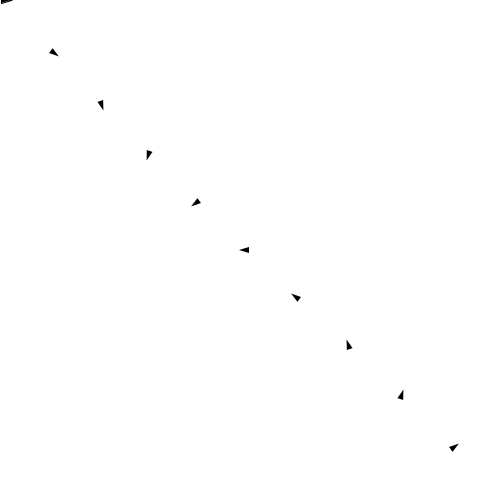
Frame 1 (no input)
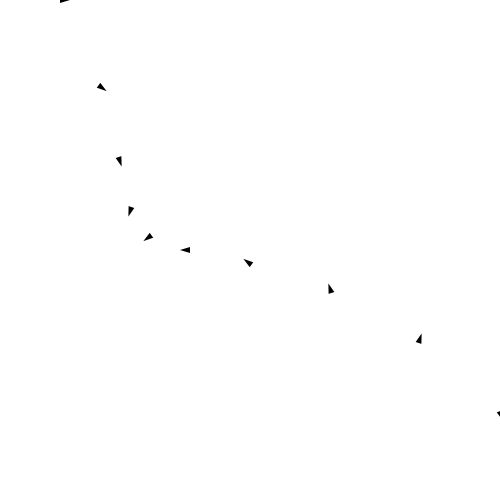
Frame 60 (the mouse pressed at the canvas centre just before this capture)
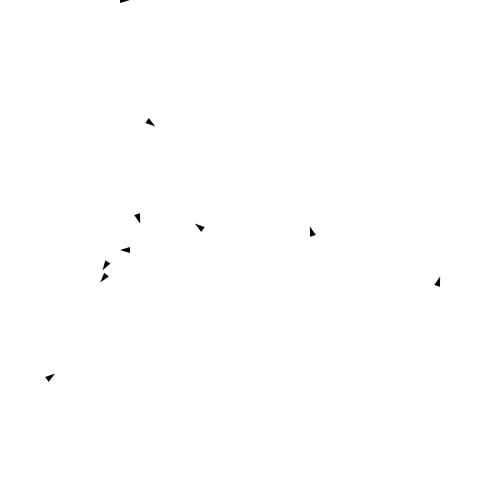
Frame 120 (the mouse held since frame 60 and released just before this capture)

The Processing sketch that drew these frames (run headless with seeded random() and noise(); from frame 60 on, the mouse is pressed at the canvas centre):

// Processing sketch: boids
// ── boids.pde
//TODO
/*
  Avoid collision
*/

int numBoids=10;
float neighbourhoodDistance=20;
PVector[] position=new PVector[numBoids];
float[] iDirection=new float[numBoids];
float[] curDirection=new float[numBoids];
boolean[] isBoidColliding=new boolean[numBoids];
boid[] boids=new boid[numBoids];

float[][] distanceMatrix=new float[numBoids][numBoids];
short[][] neighbourhoodMatrix=new short[numBoids][numBoids];
float[] flockDirection=new float[numBoids];
float[] collisionAvoidanceDirection=new float[numBoids];

void setup(){
  size(500,500);
  background(255);
  for(int i=0;i<numBoids;i++){
    position[i]=new PVector(i*width/numBoids,i*height/numBoids);
    //position[0]=new PVector(0,0.5*height);
    //position[1]=new PVector(width,0.5*height);
    iDirection[i]=i*2*PI/numBoids;
    curDirection[i]=iDirection[i];
    boids[i]=new boid(position[i],iDirection[i]);
    isBoidColliding[i]=false;
  }
  
};

  void draw(){
  background(255);   //<>//
  for(int i=0;i<numBoids;i++){
    for(int j=0;j<numBoids;j++){
      
      if(j<i){
        distanceMatrix[i][j]=distanceMatrix[j][i];
        neighbourhoodMatrix[i][j]=neighbourhoodMatrix[j][i];
      }
      else{
        distanceMatrix[i][j]=distance(boids[i].getPosition(),boids[j].getPosition());
        if(distanceMatrix[i][j]<neighbourhoodDistance){
          neighbourhoodMatrix[i][j]=1;
        }
        else{
          neighbourhoodMatrix[i][j]=0;
        }
      }
      
    }
  }
  
  //direction based on the neighbours
  for(int i=0;i<numBoids;i++){
    float dir=0;
    for(int ii=0;ii<numBoids;ii++){
      dir+=boids[ii].getDirection()*neighbourhoodMatrix[i][ii];
    }
    
    int numNeighbours=0;
    for(int ii=0;ii<numBoids;ii++){
      numNeighbours+=neighbourhoodMatrix[i][ii];
    }
    dir/=numNeighbours;
    flockDirection[i]=dir;
  }
  
  //direction to avoid collision
  
  for(int i=0;i<numBoids;i++){
    boids[i].setDirection(flockDirection[i]);
    boids[i].move();
    if(isBoidColliding[i]){
      //boids[i].setFillColor(color(255,0,0));    
      isBoidColliding[i]=false;
    }
    else{
      //boids[i].setFillColor(color(0,0,0));    
    }
    boids[i].show();
  }
 };

float vectorDirection(PVector p1,PVector p2){
  return atan2(p1.y-p2.y,p1.x-p2.x);
}
float distance(PVector p1,PVector p2){
  return sqrt(pow(p1.y-p2.y,2)+pow(p1.x-p2.x,2));
}
// ── boidClass.pde
class boid{  
private  
  float bWidth=6,bLength=10;
  PVector[] vertices=new PVector[3];
  PShape skeleton=new PShape();
  color boidColor=color(0,0,0);
  float targetDirection=0;
public
  PVector position=new PVector(0,0);  
  float direction=0;; // in radians

  boid(){}
  boid(PVector pos,float dir){
    position=pos;
    direction=dir;
    targetDirection=dir;
  }
  
  void setPosition(PVector pos){
    position.x=pos.x;
    position.y=pos.y;
   // position=pos;
  }
  void move(){
    direction+=0.05*(targetDirection-direction);
    
    PVector prevPosition=position;
    position.x=prevPosition.x+cos(direction); 
    position.y=prevPosition.y+sin(direction);
    
    if(position.x > width) position.x=0;
    if(position.x < 0) position.x=width;

    if(position.y > height) position.y=0;
    if(position.y < 0) position.y=height;
    
  }
  void setDirection(float dir){
    //println("Prev dir "+ direction);
    //direction=dir;
    targetDirection=dir;
    //println("new Dire "+ dir);
  }
  PVector getPosition(){
    return position;
  }
  float getDirection(){
    return direction;
  }
  float getHLength(){
    return abs(bWidth*cos(0.5*PI - direction)) + abs(bLength*cos(direction));
  }
  float getVLength(){
    return abs(bWidth*sin(0.5*PI - direction)) + abs(bLength*sin(direction));
  }
  PVector getCenter(){
    int numVertices=vertices.length; //<>//
    float x=bLength/numVertices;
    float y=0;
    x+=position.x;
    y+=position.y;
    return new PVector(x,y);
  }
 //<>//
  boolean isColliding(boid b){
    PVector boid1Center=getCenter(); //<>//
    PVector boid2Center=b.getCenter();
    float distBetweenBoids=sqrt(pow(boid1Center.x-boid2Center.x,2)+pow(boid1Center.y-boid2Center.y,2));
    //println(boid1Center.x+","+boid2Center.x + ": "+boid1Center.y+","+boid2Center.y); //<>//

    //if(distBetweenBoids < 20){
    //  setFillColor(color(255,0,0));
    //  b.setFillColor(color(255,0,0));
    //}
    //else{
    //  setFillColor(color(0,0,0));
    //  b.setFillColor(color(0,0,0));
    //}
    
    if(distBetweenBoids < 50){
      return true;
    }
    else{
      return false;
    }
    
    
    //if(abs(position.x-b.position.x) < 0.5*(getHLength()+b.getHLength() + 50) &&
    //  abs(position.y-b.position.y) < 0.5*(getVLength() + b.getVLength()) + 50){
    //  return true;
    //}
    
  }
  void setFillColor(color c){
    boidColor=c;
    show();
  }
  void show(){
    vertices[0]=new PVector(0,bWidth*0.5);
    vertices[1]=new PVector(0,-bWidth*0.5);
    vertices[2]=new PVector(bLength,0);

    pushMatrix();
    translate(position.x,position.y);
    rotate(direction);
     //<>//
    skeleton=createShape(TRIANGLE,vertices[0].x,vertices[0].y,vertices[1].x,vertices[1].y,vertices[2].x,vertices[2].y);
    skeleton.setFill(boidColor);
    noStroke();
    shape(skeleton);
    popMatrix();
  }
};
